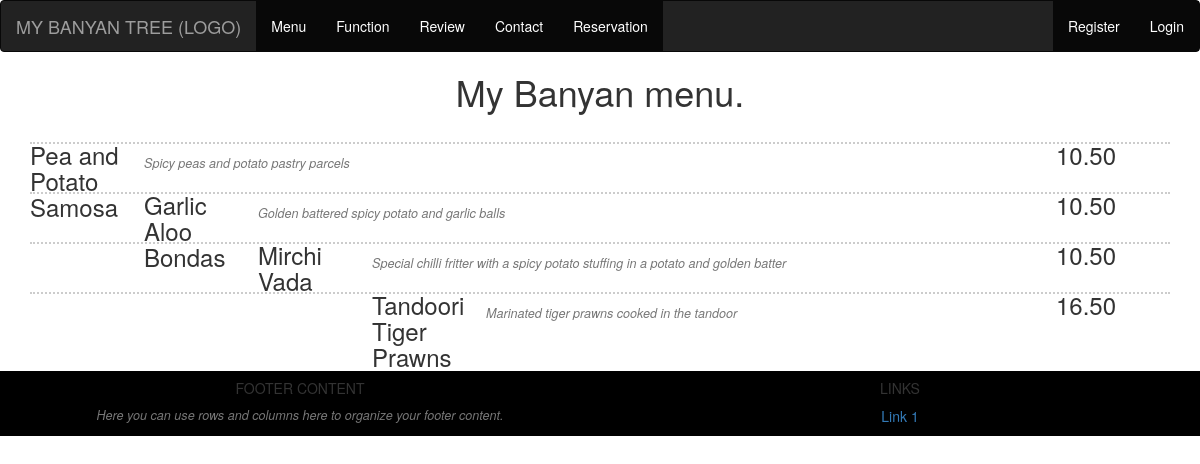
The app's page /view/pages/menu.php with its own data.
### tables this page shows
CREATE TABLE `menu` (
  `dishID` int(10) NOT NULL,
  `dishtitle` varchar(30) NOT NULL,
  `dishdescription` text NOT NULL,
  `dishprice` varchar(6) NOT NULL
);

### view/pages/menu.php (the view, shortened to what this page needs)
<?php
include( '../../model/dbconnection.php' );
?>
<!doctype html>
<html>
<head>
	<link href="../css/stylesheet.css" rel="stylesheet" type="text/css">
</head>
<?php include('../../view/pages/navigationbar.php');?>
<body>
	<div class="menuitem_view">
		<h1 style="text-align: center;"> My Banyan menu.</h1>
		<div class="container">
			<?php
			$contentquery = "SELECT * FROM menu";
			$stmt = $conn->prepare( $contentquery );
			$stmt->execute();
			$staticresult = $stmt->fetchAll( PDO::FETCH_ASSOC );
			foreach ( $staticresult as $row ) {
				echo '<h3><span>', $row[ 'dishtitle' ], '</span>';
				echo '<span style="float: right;">', $row[ 'dishprice' ], '</span></h3>';
				echo '<p>', $row[ 'dishdescription' ], '</p>';
			}
			?>
		</div>
	</div>
	<?php  include('footer.php');?>
</body>
</html>

### view/css/stylesheet.css (style rules this page uses)
*:after, *:before { box-sizing: border-box; font-family: Helvetica, Arial, sans-serif; }
&:after, &:before { display: table; content: " "; line-height: 0; font-size: 0; clear: both; }
p { font-size: 0.9em; color: #777; margin-bottom: 1.5em; font-style: italic; }

### records on screen
menu: dishtitle "Pea and Potato Samosa", dishprice "10.50", dishdescription "Spicy peas and potato pastry parcels"
menu: dishtitle "Garlic Aloo Bondas", dishprice "10.50", dishdescription "Golden battered spicy potato and garlic balls"
menu: dishtitle "Mirchi Vada", dishprice "10.50", dishdescription "Special chilli fritter with a spicy potato stuffing in a potato and golden batter"
menu: dishtitle "Tandoori Tiger Prawns", dishprice "16.50", dishdescription "Marinated tiger prawns cooked in the tandoor"
